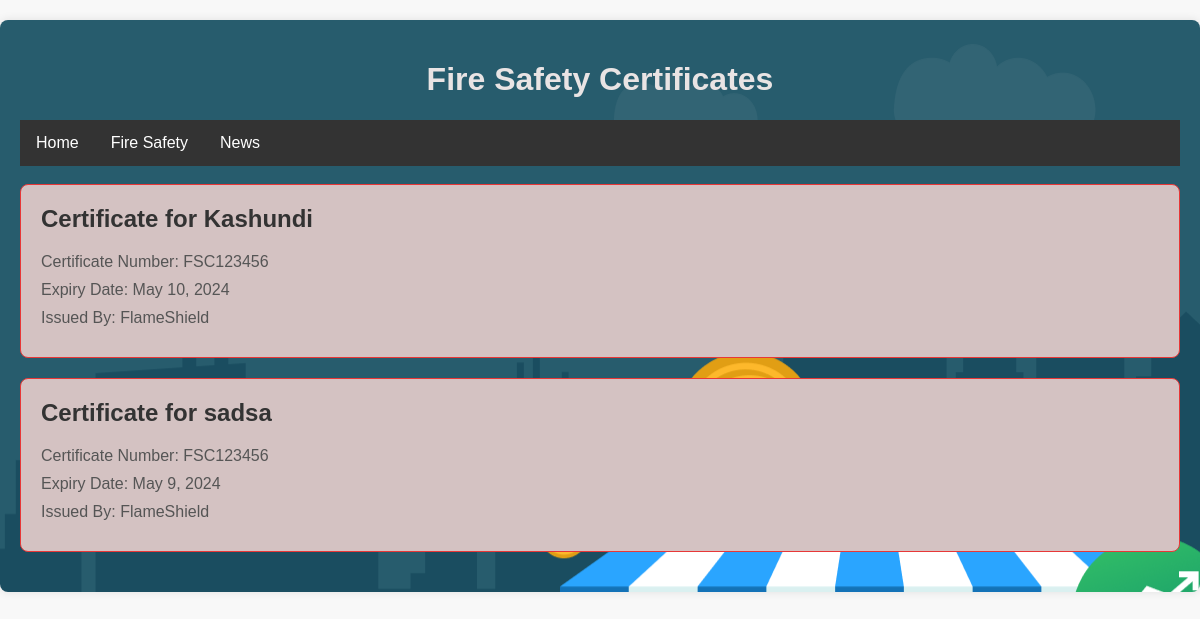
The app's page /certificate/ with its own data.
### app1/models.py (models this page shows)
class addRestaurentModel(models.Model) :
    commpanyName = models.CharField(max_length=50)
    issuedBy = models.CharField(max_length=50)
    expiryDate = models.DateField()
    message = models.TextField()

### app1/views.py (the view)
# urls.py: path('certificate/', views.certificateView, name = "certificate"),
def certificateView(request):
    restaurants = addRestaurentModel.objects.filter()
    args = {
        "restaurants": restaurants,
    }
    return render(request, "certificate.html", args)

### templates/certificate.html (shortened to what this page needs)
<!DOCTYPE html>
<html lang="en">
<head>
</head>
<body>
<div class="container">
  <header> <h1>Fire Safety Certificates</h1> </header>
  <div class="navbar">
    <a href="/home">Home</a>
    <a href="/safety">Fire Safety</a>
    <div class="dropdown">
      <button class="dropbtn">News
      </button>
    </div>
  </div>
  <br>
  {% for i in restaurants %}
  <div class="certificate">
    <h2>Certificate for {{i.commpanyName}}</h2>
    <p>Certificate Number: FSC123456</p>
    <p>Expiry Date: {{i.expiryDate}}</p>
    <p>Issued By: FlameShield</p>
  </div>
{% endfor %}
</div>
</body>
</html>

### templates/certificate.html (style rules this page uses)
body { font-family: Arial, sans-serif; margin: 0; padding: 0; background-color: #f8f8f8; }
.container { max-width: auto; margin: 20px auto; padding: 20px; background-color: #fff; border-radius: 8px; box-shadow: 0 0 10px rgba(0, 0, 0, 0.1); background-image: url('/static/background.jpg'); }
h1 { text-align: center; color: #e9e4e4; }
.certificate { margin-bottom: 20px; padding: 20px; border: 1px solid #e83737; border-radius: 8px; background-color: #d4c2c2; }
.certificate h2 { margin-top: 0; color: #333; }
.certificate p { margin: 10px 0; color: #555; }
.navbar { overflow: hidden; background-color: #333; font-family: Arial; }
.navbar a { float: left; font-size: 16px; color: white; text-align: center; padding: 14px 16px; text-decoration: none; }
.dropdown { float: left; overflow: hidden; }
.dropdown .dropbtn { font-size: 16px; border: none; outline: none; color: white; padding: 14px 16px; background-color: inherit; font-family: inherit; margin: 0; }

### records on screen
addRestaurentModel: commpanyName "Kashundi", expiryDate "May 10, 2024"
addRestaurentModel: commpanyName "sadsa", expiryDate "May 9, 2024"
